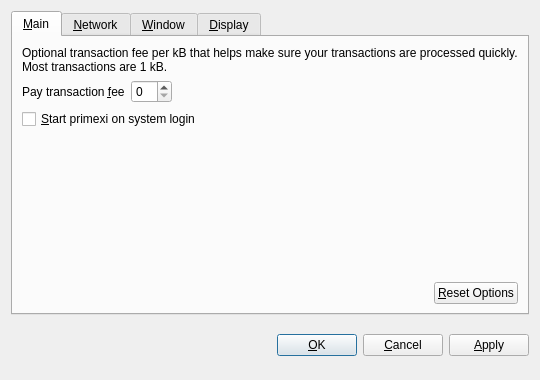
<?xml version="1.0" encoding="UTF-8"?>
<ui version="4.0">
 <class>OptionsDialog</class>
 <widget class="QDialog" name="OptionsDialog">
  <property name="geometry">
   <rect>
    <x>0</x>
    <y>0</y>
    <width>540</width>
    <height>380</height>
   </rect>
  </property>
  <property name="windowTitle">
   <string>Options</string>
  </property>
  <property name="modal">
   <bool>true</bool>
  </property>
  <layout class="QVBoxLayout" name="verticalLayout">
   <item>
    <widget class="QTabWidget" name="tabWidget">
     <property name="tabPosition">
      <enum>QTabWidget::North</enum>
     </property>
     <property name="currentIndex">
      <number>0</number>
     </property>
     <widget class="QWidget" name="tabMain">
      <attribute name="title">
       <string>&amp;Main</string>
      </attribute>
      <layout class="QVBoxLayout" name="verticalLayout_Main">
       <item>
        <widget class="QLabel" name="transactionFeeInfoLabel">
         <property name="text">
          <string>Optional transaction fee per kB that helps make sure your transactions are processed quickly. Most transactions are 1 kB.</string>
         </property>
         <property name="textFormat">
          <enum>Qt::PlainText</enum>
         </property>
         <property name="wordWrap">
          <bool>true</bool>
         </property>
        </widget>
       </item>
       <item>
        <layout class="QHBoxLayout" name="horizontalLayout_1_Main">
         <item>
          <widget class="QLabel" name="transactionFeeLabel">
           <property name="text">
            <string>Pay transaction &amp;fee</string>
           </property>
           <property name="textFormat">
            <enum>Qt::PlainText</enum>
           </property>
           <property name="buddy">
            <cstring>transactionFee</cstring>
           </property>
          </widget>
         </item>
         <item>
          <widget class="BitcoinAmountField" name="transactionFee"/>
         </item>
         <item>
          <spacer name="horizontalSpacer_1_Main">
           <property name="orientation">
            <enum>Qt::Horizontal</enum>
           </property>
           <property name="sizeHint" stdset="0">
            <size>
             <width>40</width>
             <height>20</height>
            </size>
           </property>
          </spacer>
         </item>
        </layout>
       </item>
       <item>
        <widget class="QCheckBox" name="bitcoinAtStartup">
         <property name="toolTip">
          <string>Automatically start primexi after logging in to the system.</string>
         </property>
         <property name="text">
          <string>&amp;Start primexi on system login</string>
         </property>
        </widget>
       </item>
       <item>
        <spacer name="verticalSpacer_Main">
         <property name="orientation">
          <enum>Qt::Vertical</enum>
         </property>
         <property name="sizeHint" stdset="0">
          <size>
           <width>20</width>
           <height>40</height>
          </size>
         </property>
        </spacer>
       </item>
       <item>
        <layout class="QHBoxLayout" name="horizontalLayout_2_Main">
         <item>
          <spacer name="horizontalSpacer_2_Main">
           <property name="orientation">
            <enum>Qt::Horizontal</enum>
           </property>
           <property name="sizeHint" stdset="0">
            <size>
             <width>40</width>
             <height>20</height>
            </size>
           </property>
          </spacer>
         </item>
         <item>
          <widget class="QPushButton" name="resetButton">
           <property name="toolTip">
            <string>Reset all client options to default.</string>
           </property>
           <property name="text">
            <string>&amp;Reset Options</string>
           </property>
           <property name="autoDefault">
            <bool>false</bool>
           </property>
          </widget>
         </item>
        </layout>
       </item>
      </layout>
     </widget>
     <widget class="QWidget" name="tabNetwork">
      <attribute name="title">
       <string>&amp;Network</string>
      </attribute>
      <layout class="QVBoxLayout" name="verticalLayout_Network">
       <item>
        <widget class="QCheckBox" name="mapPortUpnp">
         <property name="toolTip">
          <string>Automatically open the primexi client port on the router. This only works when your router supports UPnP and it is enabled.</string>
         </property>
         <property name="text">
          <string>Map port using &amp;UPnP</string>
         </property>
        </widget>
       </item>
       <item>
        <widget class="QCheckBox" name="connectSocks">
         <property name="toolTip">
          <string>Connect to the primexi network through a SOCKS proxy (e.g. when connecting through Tor).</string>
         </property>
         <property name="text">
          <string>&amp;Connect through SOCKS proxy:</string>
         </property>
        </widget>
       </item>
       <item>
        <layout class="QHBoxLayout" name="horizontalLayout_Network">
         <item>
          <widget class="QLabel" name="proxyIpLabel">
           <property name="text">
            <string>Proxy &amp;IP:</string>
           </property>
           <property name="textFormat">
            <enum>Qt::PlainText</enum>
           </property>
           <property name="buddy">
            <cstring>proxyIp</cstring>
           </property>
          </widget>
         </item>
         <item>
          <widget class="QValidatedLineEdit" name="proxyIp">
           <property name="maximumSize">
            <size>
             <width>140</width>
             <height>16777215</height>
            </size>
           </property>
           <property name="toolTip">
            <string>IP address of the proxy (e.g. 127.0.0.1)</string>
           </property>
          </widget>
         </item>
         <item>
          <widget class="QLabel" name="proxyPortLabel">
           <property name="text">
            <string>&amp;Port:</string>
           </property>
           <property name="textFormat">
            <enum>Qt::PlainText</enum>
           </property>
           <property name="buddy">
            <cstring>proxyPort</cstring>
           </property>
          </widget>
         </item>
         <item>
          <widget class="QLineEdit" name="proxyPort">
           <property name="maximumSize">
            <size>
             <width>55</width>
             <height>16777215</height>
            </size>
           </property>
           <property name="toolTip">
            <string>Port of the proxy (e.g. 9050)</string>
           </property>
          </widget>
         </item>
         <item>
          <widget class="QLabel" name="socksVersionLabel">
           <property name="text">
            <string>SOCKS &amp;Version:</string>
           </property>
           <property name="textFormat">
            <enum>Qt::PlainText</enum>
           </property>
           <property name="buddy">
            <cstring>socksVersion</cstring>
           </property>
          </widget>
         </item>
         <item>
          <widget class="QValueComboBox" name="socksVersion">
           <property name="toolTip">
            <string>SOCKS version of the proxy (e.g. 5)</string>
           </property>
          </widget>
         </item>
         <item>
          <spacer name="horizontalSpacer_Network">
           <property name="orientation">
            <enum>Qt::Horizontal</enum>
           </property>
           <property name="sizeHint" stdset="0">
            <size>
             <width>40</width>
             <height>20</height>
            </size>
           </property>
          </spacer>
         </item>
        </layout>
       </item>
       <item>
        <spacer name="verticalSpacer_Network">
         <property name="orientation">
          <enum>Qt::Vertical</enum>
         </property>
         <property name="sizeHint" stdset="0">
          <size>
           <width>20</width>
           <height>40</height>
          </size>
         </property>
        </spacer>
       </item>
      </layout>
     </widget>
     <widget class="QWidget" name="tabWindow">
      <attribute name="title">
       <string>&amp;Window</string>
      </attribute>
      <layout class="QVBoxLayout" name="verticalLayout_Window">
       <item>
        <widget class="QCheckBox" name="minimizeToTray">
         <property name="toolTip">
          <string>Show only a tray icon after minimizing the window.</string>
         </property>
         <property name="text">
          <string>&amp;Minimize to the tray instead of the taskbar</string>
         </property>
        </widget>
       </item>
       <item>
        <widget class="QCheckBox" name="minimizeOnClose">
         <property name="toolTip">
          <string>Minimize instead of exit the application when the window is closed. When this option is enabled, the application will be closed only after selecting Quit in the menu.</string>
         </property>
         <property name="text">
          <string>M&amp;inimize on close</string>
         </property>
        </widget>
       </item>
       <item>
        <spacer name="verticalSpacer_Window">
         <property name="orientation">
          <enum>Qt::Vertical</enum>
         </property>
         <property name="sizeHint" stdset="0">
          <size>
           <width>20</width>
           <height>40</height>
          </size>
         </property>
        </spacer>
       </item>
      </layout>
     </widget>
     <widget class="QWidget" name="tabDisplay">
      <attribute name="title">
       <string>&amp;Display</string>
      </attribute>
      <layout class="QVBoxLayout" name="verticalLayout_Display">
       <item>
        <layout class="QHBoxLayout" name="horizontalLayout_1_Display">
         <item>
          <widget class="QLabel" name="langLabel">
           <property name="text">
            <string>User Interface &amp;language:</string>
           </property>
           <property name="textFormat">
            <enum>Qt::PlainText</enum>
           </property>
           <property name="buddy">
            <cstring>lang</cstring>
           </property>
          </widget>
         </item>
         <item>
          <widget class="QValueComboBox" name="lang">
           <property name="toolTip">
            <string>The user interface language can be set here. This setting will take effect after restarting primexi.</string>
           </property>
          </widget>
         </item>
        </layout>
       </item>
       <item>
        <layout class="QHBoxLayout" name="horizontalLayout_2_Display">
         <item>
          <widget class="QLabel" name="unitLabel">
           <property name="text">
            <string>&amp;Unit to show amounts in:</string>
           </property>
           <property name="textFormat">
            <enum>Qt::PlainText</enum>
           </property>
           <property name="buddy">
            <cstring>unit</cstring>
           </property>
          </widget>
         </item>
         <item>
          <widget class="QValueComboBox" name="unit">
           <property name="toolTip">
            <string>Choose the default subdivision unit to show in the interface and when sending coins.</string>
           </property>
          </widget>
         </item>
        </layout>
       </item>
       <item>
        <widget class="QCheckBox" name="displayAddresses">
         <property name="toolTip">
          <string>Whether to show primexi addresses in the transaction list or not.</string>
         </property>
         <property name="text">
          <string>&amp;Display addresses in transaction list</string>
         </property>
        </widget>
       </item>
       <item>
        <widget class="QCheckBox" name="coinControlFeatures">
         <property name="toolTip">
          <string>Whether to show coin control features or not.</string>
         </property>
         <property name="text">
          <string>Display coin &amp;control features (experts only!)</string>
         </property>
        </widget>
       </item>
       <item>
        <spacer name="verticalSpacer_Display">
         <property name="orientation">
          <enum>Qt::Vertical</enum>
         </property>
         <property name="sizeHint" stdset="0">
          <size>
           <width>20</width>
           <height>40</height>
          </size>
         </property>
        </spacer>
       </item>
      </layout>
     </widget>
    </widget>
   </item>
   <item>
    <layout class="QHBoxLayout" name="horizontalLayout_Buttons">
     <item>
      <spacer name="horizontalSpacer_1">
       <property name="orientation">
        <enum>Qt::Horizontal</enum>
       </property>
       <property name="sizeHint" stdset="0">
        <size>
         <width>40</width>
         <height>48</height>
        </size>
       </property>
      </spacer>
     </item>
     <item>
      <widget class="QLabel" name="statusLabel">
       <property name="font">
        <font>
         <weight>75</weight>
         <bold>true</bold>
        </font>
       </property>
       <property name="text">
        <string/>
       </property>
       <property name="textFormat">
        <enum>Qt::PlainText</enum>
       </property>
       <property name="wordWrap">
        <bool>true</bool>
       </property>
      </widget>
     </item>
     <item>
      <spacer name="horizontalSpacer_2">
       <property name="orientation">
        <enum>Qt::Horizontal</enum>
       </property>
       <property name="sizeHint" stdset="0">
        <size>
         <width>40</width>
         <height>48</height>
        </size>
       </property>
      </spacer>
     </item>
     <item>
      <widget class="QPushButton" name="okButton">
       <property name="text">
        <string>&amp;OK</string>
       </property>
      </widget>
     </item>
     <item>
      <widget class="QPushButton" name="cancelButton">
       <property name="text">
        <string>&amp;Cancel</string>
       </property>
       <property name="autoDefault">
        <bool>false</bool>
       </property>
      </widget>
     </item>
     <item>
      <widget class="QPushButton" name="applyButton">
       <property name="text">
        <string>&amp;Apply</string>
       </property>
       <property name="autoDefault">
        <bool>false</bool>
       </property>
      </widget>
     </item>
    </layout>
   </item>
  </layout>
 </widget>
 <customwidgets>
  <customwidget>
   <class>BitcoinAmountField</class>
   <extends>QSpinBox</extends>
   <header>bitcoinamountfield.h</header>
  </customwidget>
  <customwidget>
   <class>QValueComboBox</class>
   <extends>QComboBox</extends>
   <header>qvaluecombobox.h</header>
  </customwidget>
  <customwidget>
   <class>QValidatedLineEdit</class>
   <extends>QLineEdit</extends>
   <header>qvalidatedlineedit.h</header>
  </customwidget>
 </customwidgets>
 <resources/>
 <connections/>
</ui>
